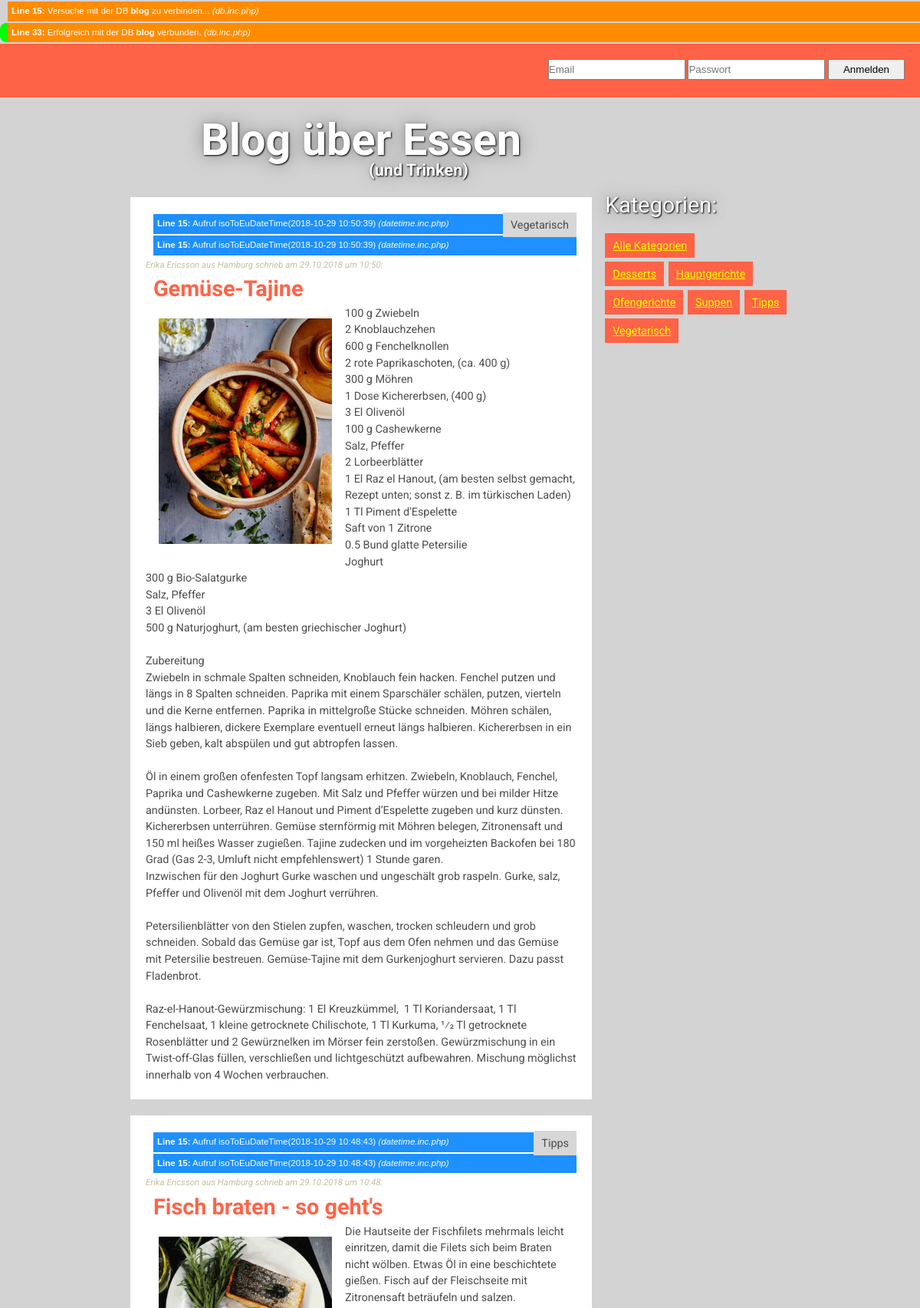
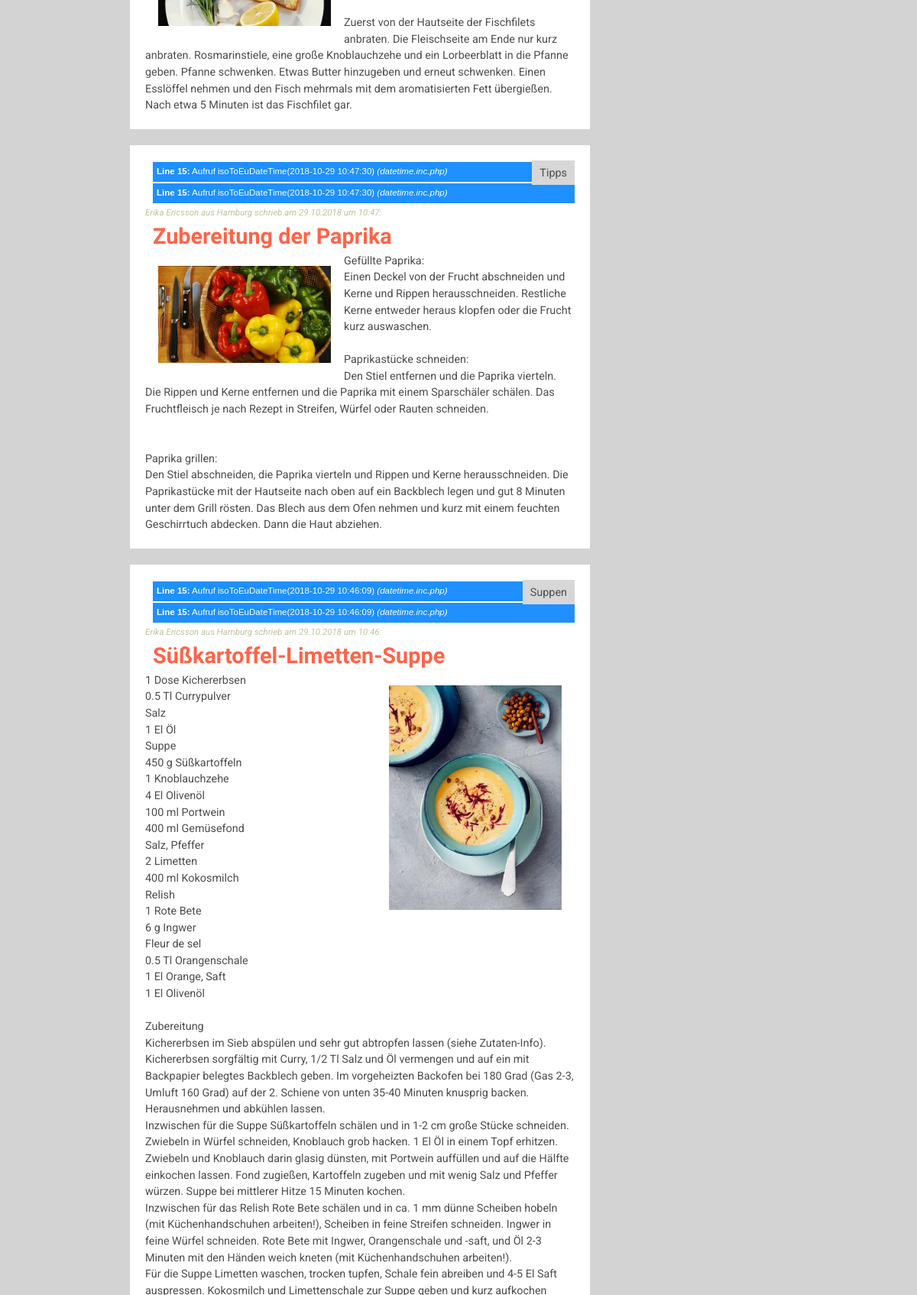
The page / (upper part) on the database its author committed (2 pictures, top to bottom).
### tables this page shows
CREATE TABLE `blogs` (
  `blog_id` int(11) NOT NULL,
  `blog_headline` varchar(255) NOT NULL,
  `blog_image` varchar(255) DEFAULT NULL,
  `blog_imageAlignment` varchar(10) NOT NULL,
  `blog_content` text NOT NULL,
  `blog_date` timestamp NOT NULL DEFAULT CURRENT_TIMESTAMP,
  `cat_id` int(11) NOT NULL,
  `usr_id` int(11) NOT NULL
);

CREATE TABLE `categories` (
  `cat_id` int(11) NOT NULL,
  `cat_name` varchar(255) NOT NULL
);

CREATE TABLE `users` (
  `usr_id` int(11) NOT NULL,
  `usr_firstname` varchar(255) NOT NULL,
  `usr_lastname` varchar(255) NOT NULL,
  `usr_email` varchar(255) NOT NULL,
  `usr_city` varchar(255) NOT NULL,
  `usr_password` varchar(255) NOT NULL
);

### index.php (the view, shortened to what this page needs)
<?php
				require_once("include/db.inc.php");
				require_once("include/datetime.inc.php");
				$params 			= array();
				$categoriesArray 	= array();
				$pdo = dbConnect();
				$statement = $pdo->prepare("SELECT cat_name, cat_id FROM categories ORDER BY cat_name");
				$statement->execute() OR DIE( "<p class='debug'>Line <b>" . __LINE__ . "</b>: " . $statement->errorInfo()[2] . " <i>(" . basename(__FILE__) . ")</i></p>" );
				while($row = $statement->fetch(PDO::FETCH_ASSOC)){
					$categoriesArray[$row['cat_id']] = $row['cat_name'];
				}
				$sql = "SELECT * FROM blogs
						INNER JOIN users USING(usr_id)
						INNER JOIN categories USING(cat_id)
						";
				$sql .= " ORDER BY blog_id DESC";
				$statement = $pdo->prepare($sql);
				$statement->execute($params) OR DIE( "<p class='debug'>Line <b>" . __LINE__ . "</b>: " . $statement->errorInfo()[2] . " <i>(" . basename(__FILE__) . ")</i></p>" );
				$entriesArray = $statement->fetchAll(PDO::FETCH_ASSOC);
?>
<!doctype html>
<html>
	<head>
		<link rel="stylesheet" type="text/css" href="css/main.css">
		<link rel="stylesheet" type="text/css" href="css/debug.css">
	</head>
	<body>
		<header>
			<?php if(!isset($_SESSION['usr_id'])):?>
				<form action="<?=$_SERVER['SCRIPT_NAME']?>" method="POST" class="login">
					<input type="text" name="email" placeholder="Email">
					<input type="password" name="password" placeholder="Passwort">
					<input type="submit" value="Anmelden">
				</form>
			<?php endif ?>
		</header>
		<div class="wrapper">
			<main class="">
				<div class="blog-headline">
					<h1>Blog über Essen</h1>
					<h2>(und Trinken)</h2>
				</div>
				<?php foreach ($entriesArray AS $entry): ?>
					<article>
							<ul class="category-list">
								<li><?=$entry['cat_name']?></li>
							</ul>
						<?php
							$date = isoToEuDateTime($entry['blog_date'])['date'];
							$time = isoToEuDateTime($entry['blog_date'])['time'];
						?>
						<p class="whowrote">
							<?=$entry['usr_firstname']?> <?=$entry['usr_lastname']?>
							aus <?=$entry['usr_city']?> schrieb am <?=$date?> um <?=$time?>:
						</p>
						<h3 class="headline"><?=$entry['blog_headline']?></h3>
						<?php if($entry['blog_image']): ?>
							<img src="<?=$entry['blog_image']?>" class="<?=$entry['blog_imageAlignment']?> article-image" />
						<?php endif ?>
						<?php $entry['blog_content'] = str_replace("\r\n", "<br>", $entry['blog_content']) ?>
						<p class="content"><?=$entry['blog_content']?></p>
					</article>
					<br>
				<?php endforeach ?>
			</main>
			<aside>
				<p class="categories-header">Kategorien:</p>
				<ul>
					<li><a href="<?=$_SERVER['SCRIPT_NAME']?>">Alle Kategorien</a></li><br>
					<?php foreach ($categoriesArray AS $key=>$value): ?>
						<li><a href="?action=showCategory&categoryToShow=<?=$key?>"><?=$value?></a></li>
					<?php endforeach ?>
				</ul>
			</aside>
		</div>
	</body>
</html>

### include/db.inc.php
<?php
				function dbConnect($dbname=DB_NAME) {
if(DEBUG_DB) 		echo "<p class='debugDb'><b>Line " . __LINE__ . ":</b> Versuche mit der DB <b>$dbname</b> zu verbinden... <i>(" . basename(__FILE__) . ")</i></p>";
					try {
						$pdo = new PDO(DB_SYSTEM . ":host=" . DB_HOST . "; dbname=$dbname; charset=utf8", DB_USER, DB_PWD);
					} catch(PDOException $error) {
if(DEBUG_DB) 			echo "<p class='error'><b>Line " . __LINE__ . ":</b> <i>FEHLER: " . $error->GetMessage() . " </i> <i>(" . basename(__FILE__) . ")</i></p>";
						exit;
					}
if(DEBUG_DB) 		echo "<p class='debugDb ok'><b>Line " . __LINE__ . ":</b> Erfolgreich mit der DB <b>$dbname</b> verbunden. <i>(" . basename(__FILE__) . ")</i></p>";
					return $pdo;
				}
?>

### include/datetime.inc.php
<?php
			function isoToEuDateTime($dateTime){
if(DEBUG_F) 	echo "<p class='debug'><b>Line " . __LINE__ . ":</b> Aufruf " . __FUNCTION__ . "($dateTime) <i>(" . basename(__FILE__) . ")</i></p>";
				$year 	= substr($dateTime, 0, 4);
				$month 	= substr($dateTime, 5, 2);
				$day 	= substr($dateTime, 8, 2);
				$euDate = "$day.$month.$year";
				if(strlen($dateTime) > 10){
					$time = substr($dateTime, 11, 5);
				} else {
					$time = NULL;
				}
				return array("date"=>$euDate, "time"=>$time);
			}
?>

### css/main.css (style rules this page uses)
* { margin: 0; padding: 0; box-sizing: border-box; }
body { margin: 0; background-image: url('images/toa-heftiba-513812-unsplash.jpg'); width: 100%; background-position: center; background-repeat: no-repeat; background-size: cover; position: relative; background-attachment: fixed; background-color: lightgrey; font-family: 'Roboto', sans-serif; color: #4d4d4d; font-size: .9em; line-height:1.5em; }
a { color: yellow; }
header, footer { height: 70px; background: tomato; width: 100%; color: #fff; }
form.login { float: right; padding: 20px; }
.login input { line-height: 25px; border: 1px solid grey; }
.login input[type="submit"] { width: 100px; }
.wrapper { max-width: 900px; margin: 0 auto; padding: 20px; }
.wrapper, .wrapper-dashboard { min-height: calc(100vh - 100px); }
h1, h2 { color: #fff; text-align: center; text-shadow: 1px 1px 2px black, 0 0 25px grey, 0 0 5px darkgrey; padding:5px; }
h1 { font-family: 'Dancing Script', cursive; font-size: 4em; }
h2 { margin-left: 150px; padding-top: 12px }
h3 { font-family: 'Dancing Script', cursive; font-size: 2em; }
.blog-headline { padding: 20px; text-align: center; }
h3.headline { color: tomato; padding: 10px; }
.article-image { padding: 17px; }
p.categories-header { font-size: 2em; color: #fff; margin-top: 90px; padding: 20px 0; text-shadow: 1px 1px 2px black, 0 0 25px grey, 0 0 5px darkgrey; }
aside { float: right; width: 28%; margin-bottom: 10px; }
aside ul li { display: inline-block; vertical-align: middle; background-color: tomato; line-height: 20px; margin: 5px 2px 0 0; max-width: 555px; padding: 7px 10px 5px 10px; word-wrap: break-word; }
main { float:left; width: 70%; }
article, .new-entry, .new-category { background-color: white; padding: 20px; }
ul.category-list { float: right; }
p.whowrote { font-size: .8em; color: #c2c2a3; font-style: italic; }
.category-list li { display: inline-block; vertical-align: middle; background-color: #d7d7d7; line-height: 20px; margin: 0; max-width: 555px; padding: 7px 10px 5px 10px; word-wrap: break-word; }
img { width: 260px; }
img.right { float: right; }
img.left { float: left; }
form { text-align: center; }

### css/debug.css (style rules this page uses)
.debug,.debugCleanString,.debugCheckInputString,.debugCheckEmail,.debugImageUpload,.debugDb,.debugClass { background-color: dodgerblue; padding: 2px 5px; margin-bottom: 2px; margin-top: 2px; font-family: arial; font-size: 0.8em; color: white; margin-left: 10px; }
.debugDb { background-color: darkorange; }
.ok { border-left: 10px solid lime; border-radius: 0.7em 0 0 0.7em; margin-left: 0px; }

### rows shown on the page
blogs: cat.cat_name "Vegetarisch", blog_date "2018-10-29 10:50:39 2018-10-29 10:50:39", usr.usr_firstname "Erika", usr.usr_lastname "Ericsson", usr.usr_city "Hamburg", blog_date "29.10.2018", blog_date "10:50", blog_headline "Gemüse-Tajine", blog_image (picture), blog_content "100 g Zwiebeln 2 Knoblauchzehen 600 g Fenchelknollen 2 rote Paprikaschoten, (ca. 400 g) 300 g Möhren 1 Dose Kichererbsen, (400 g) 3 El Olivenöl 100 g Cashewkerne Salz, Pfeffer 2 Lorbeerblätter 1 El Raz el Hanout, (am besten selbst gemacht, Rezept unten; sonst z. B. im türkischen Laden) 1 Tl Piment d'Espelette Saft von 1 Zitrone 0.5 Bund glatte Petersilie Joghurt 300 g Bio-Salatgurke Salz, Pfeffer 3 El Olivenöl 500 g Naturjoghurt, (am besten griechischer Joghurt) Zubereitung Zwiebeln in schmale Spalten schneiden, Knoblauch fein hacken. Fenchel putzen und längs in 8 Spalten schneiden. Paprika mit einem Sparschäler schälen, putzen, vierteln und die Kerne entfernen. Paprika in mittelgroße…"
blogs: cat.cat_name "Tipps", blog_date "2018-10-29 10:48:43 2018-10-29 10:48:43", usr.usr_firstname "Erika", usr.usr_lastname "Ericsson", usr.usr_city "Hamburg", blog_date "29.10.2018", blog_date "10:48", blog_headline "Fisch braten - so geht's", blog_image (picture), blog_content "Die Hautseite der Fischfilets mehrmals leicht einritzen, damit die Filets sich beim Braten nicht wölben. Etwas Öl in eine beschichtete gießen. Fisch auf der Fleischseite mit Zitronensaft beträufeln und salzen. Zuerst von der Hautseite der Fischfilets anbraten. Die Fleischseite am Ende nur kurz anbraten. Rosmarinstiele, eine große Knoblauchzehe und ein Lorbeerblatt in die Pfanne geben. Pfanne schwenken. Etwas Butter hinzugeben und erneut schwenken. Einen Esslöffel nehmen und den Fisch mehrmals mit dem aromatisierten Fett übergießen. Nach etwa 5 Minuten ist das Fischfilet gar."
blogs: cat.cat_name "Tipps", blog_date "2018-10-29 10:47:30 2018-10-29 10:47:30", usr.usr_firstname "Erika", usr.usr_lastname "Ericsson", usr.usr_city "Hamburg", blog_date "29.10.2018", blog_date "10:47", blog_headline "Zubereitung der Paprika", blog_image (picture), blog_content "Gefüllte Paprika: Einen Deckel von der Frucht abschneiden und Kerne und Rippen herausschneiden. Restliche Kerne entweder heraus klopfen oder die Frucht kurz auswaschen. Paprikastücke schneiden: Den Stiel entfernen und die Paprika vierteln. Die Rippen und Kerne entfernen und die Paprika mit einem Sparschäler schälen. Das Fruchtfleisch je nach Rezept in Streifen, Würfel oder Rauten schneiden. Paprika grillen: Den Stiel abschneiden, die Paprika vierteln und Rippen und Kerne herausschneiden. Die Paprikastücke mit der Hautseite nach oben auf ein Backblech legen und gut 8 Minuten unter dem Grill rösten. Das Blech aus dem Ofen nehmen und kurz mit einem feuchten Geschirrtuch abdecken. Dann die Haut…"
blogs: cat.cat_name "Suppen", blog_date "2018-10-29 10:46:09 2018-10-29 10:46:09", usr.usr_firstname "Erika", usr.usr_lastname "Ericsson", usr.usr_city "Hamburg", blog_date "29.10.2018", blog_date "10:46", blog_headline "Süßkartoffel-Limetten-Suppe", blog_image (picture), blog_content "1 Dose Kichererbsen 0.5 Tl Currypulver Salz 1 El Öl Suppe 450 g Süßkartoffeln 1 Knoblauchzehe 4 El Olivenöl 100 ml Portwein 400 ml Gemüsefond Salz, Pfeffer 2 Limetten 400 ml Kokosmilch Relish 1 Rote Bete 6 g Ingwer Fleur de sel 0.5 Tl Orangenschale 1 El Orange, Saft 1 El Olivenöl Zubereitung Kichererbsen im Sieb abspülen und sehr gut abtropfen lassen (siehe Zutaten-Info). Kichererbsen sorgfältig mit Curry, 1/2 Tl Salz und Öl vermengen und auf ein mit Backpapier belegtes Backblech geben. Im vorgeheizten Backofen bei 180 Grad (Gas 2-3, Umluft 160 Grad) auf der 2. Schiene von unten 35-40 Minuten knusprig backen. Herausnehmen und abkühlen lassen. Inzwischen für die Suppe Süßkartoffeln schälen…"

### other values the page prints
__LINE__ "15"
$dbname "blog"
basename(__FILE__) "db.inc.php"
__LINE__ "33"
$value "Desserts"
$value "Hauptgerichte"
$value "Ofengerichte"
$value "Suppen"
$value "Tipps"
$value "Vegetarisch"
